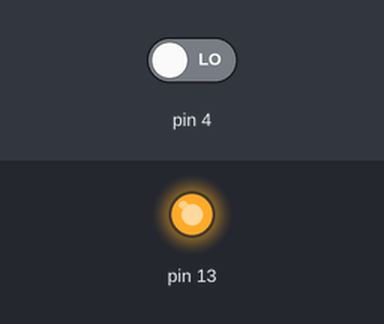
A sketch run on a simulated Arduino Uno, built with avr-gcc and run on an emulated ATmega328P. Shown: output pins drawn as LEDs (lit = HIGH). Inputs (shaded band) come from the test bench; at power-on: pin 4 LOW. The audio player accepts every command and is not drawn.

Above: at 0.1 s.
Timing chart, 0 to 1.6 s (numbered marks = the images above):
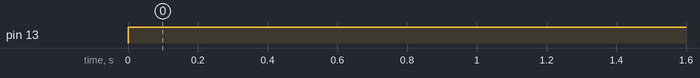

The sketch:

VoiceSystem.ino
```cpp
#include<SoftwareSerial.h>
#include<DFPlayer_Mini_Mp3.h>

//音声を再生する間隔
unsigned long preTimer = 0;

//取得した高度の値をmp3ファイル名へ変換する時の変数
int one, ten, hund, thou;

//再生する音声のボリューム
int volume = 35;

//取得した高度の値が入る変数
int intAlt;

//再生する音声の間隔
const int voiceInterval = 200;

void play();

//DFPlayerとシリアル通信するポート
SoftwareSerial DFSerial(2, 3); //RX, TX

void setup() {

  //HardwareSerial、センサー基盤と9600bpsでシリアル通信を開始
  Serial.begin(9600);

  //DFPlayerと9600bpsでシリアル通信を開始
  DFSerial.begin(9600);
  //DFPlayerを起動
  mp3_set_serial(DFSerial);  //set softwareSerial for DFPlayer-mini mp3 module
  //DFPlayerの初期ボリュームを設定。音割れしない最大値が３５？
  mp3_set_volume(35);  //max : 35 ?

  //ボリュームを設定するボタン
  pinMode(4, INPUT);
  //正しく起動中であることを示すLED
  pinMode(13, OUTPUT);
}

void loop() {

  //LEDを光らせる
  digitalWrite(13, HIGH);

  //音声再生時間になったら
  if (millis() - preTimer > voiceInterval) {
    //関数playを実行
    play();
    //音声再生時間を更新
    preTimer = millis();
  }

  //ボリューム変更ボタンが押されている時
  if (digitalRead(4) == HIGH) {
    //ボリュームつまみ(可変抵抗)の抵抗値を取得
    volume = analogRead(0);
    //抵抗値は0から1023の1024段階で取得される。それを0から50の51段階に変換
    volume = map(volume, 0, 1023, 0, 50);
    //取得した値にボリュームをセット
    mp3_set_volume(volume);
  }

  //センサー基盤から4バイト以上データが送られてきた時（送られてくるデータが" a -> a -> 高度(short型)の下位１バイト -> 高度の上位１バイト" の計４バイトで１セットなので）
  if (Serial.available() >= 4) {
    //データを１バイト取得
    char recv_data = (char)Serial.read();

    //先頭２バイトが a -> a だったら
    if (recv_data == 'a' && (char)Serial.read() == 'a') {
        //高度の下位１バイトを取得
        int low = Serial.read();
        //上位１バイトを取得
        int high = Serial.read();
        //関数makeWordを実行（上位１バイト下位１バイトをくっつける関数）
        intAlt = makeWord(high, low);
      }
    //先頭１バイトが r だったら
    else if (recv_data == 'r') {
      //つぎに r -> r が送られてくるけど、いらないので消化～～
      Serial.read();
      Serial.read();
    }
  }
}

/*
 * 関数名：DFPlay
 * 引数：再生するmp3ファイル名(番号)が入る num
 * 説明：引数numのファイルをDFPlayerで再生する。
 */
void DFPlay(int num) {
  mp3_play(num);
}

/*
 * 関数名：play
 * 引数：なし
 * 説明：取得した高度の値から、対応するmp3ファイル名を取得。再生する。
 *
 */
void play() {

  //取得した高度の値から、１の位、１０の位、１００の位、１０００の位を取得
  thou = intAlt / 1000;
  hund = (intAlt - thou * 1000) / 100;
  ten = (intAlt - thou * 1000 - hund * 100) / 10;
  one = (intAlt - thou * 1000 - hund * 100 - ten * 10);

  //各位から、mp3ファイル名に変換する関数changeValueを実行
  changeValue();
  //各位の音声を再生する間隔
  const int voiceNumInterval = 420;

  //各位の値に応じて音声を再生
  if (thou != 0) {
    DFPlay(thou);
    delay(voiceNumInterval);
  }
  if (hund != 0) {
    DFPlay(hund);
    delay(voiceNumInterval);
  }
  if (ten != 0) {
    DFPlay(ten);
    delay(voiceNumInterval);
  }
  if (one != 0) {
    DFPlay(one);
    delay(voiceNumInterval);
  }
}

/*
 * 関数名：changeValue
 * 引数：なし
 * 説明：高度の値の各位から対応するmp3ファイル名を取得
 */
void changeValue() {

  if (ten == 1)  ten = 10;
  else if (ten == 2) ten = 11;
  else if (ten == 3) ten = 12;
  else if (ten == 4) ten = 13;
  else if (ten == 5) ten = 14;
  else if (ten == 6) ten = 15;
  else if (ten == 7) ten = 16;
  else if (ten == 8) ten = 17;
  else if (ten == 9) ten = 18;

  if (hund == 1) hund = 19;
  else if (hund == 2) hund = 20;
  else if (hund == 3) hund = 21;
  else if (hund == 4) hund = 22;
  else if (hund == 5) hund = 23;
  else if (hund == 6) hund = 24;
  else if (hund == 7) hund = 25;
  else if (hund == 8) hund = 26;
  else if (hund == 9) hund = 27;

  if (thou == 1) thou = 28;
  else if (thou == 2) thou = 29;
  else if (thou == 3) thou = 30;

}
```

Measured:
- by itself, pin 13: LOW → HIGH at 0.00 s
